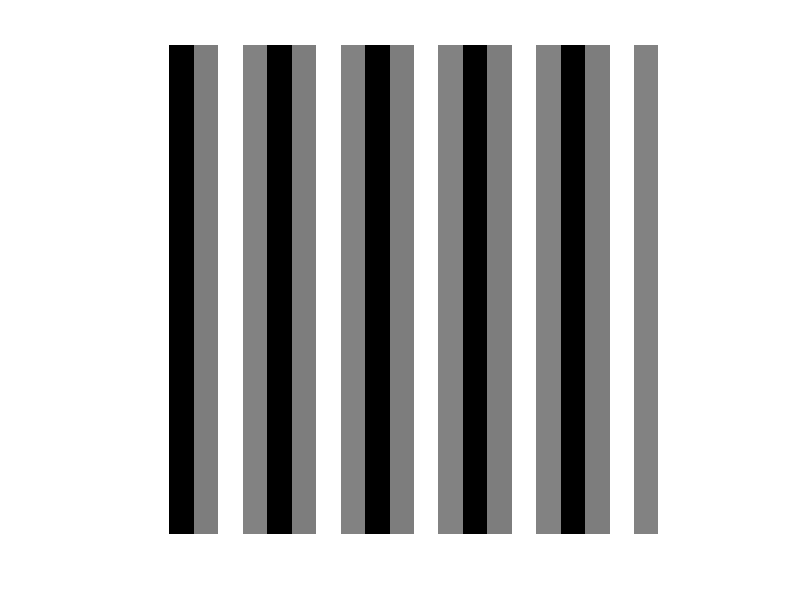
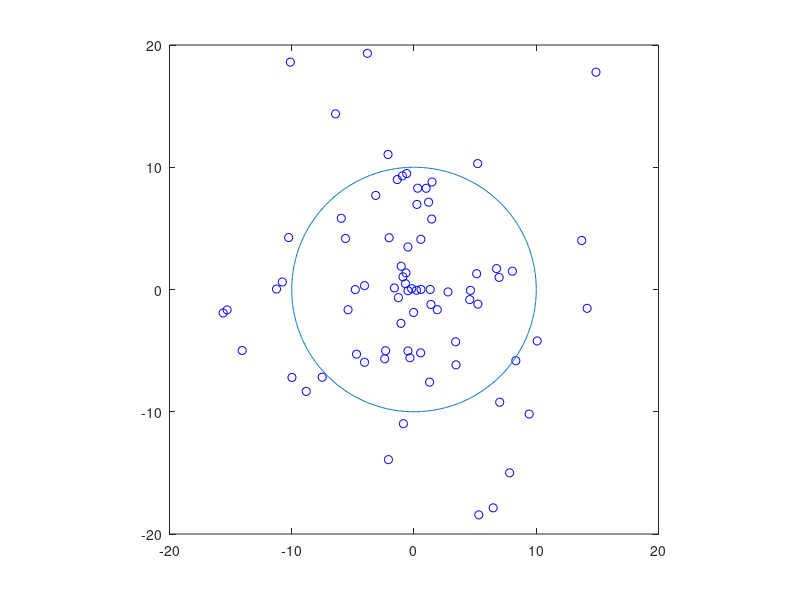

The MATLAB script that drew these images, in order:
clear
width=20;   Phase=pi/2*2;
length=width;
I_sin=zeros(width,length);
lamda=fix(width/5);
tx=1:width;
y=(sin(2*pi/lamda*tx+Phase)+1)/2;
for i=1:width
    I_sin(:,i)=y;
end
figure(1)
imshow(I_sin')
I_sin

%%
figure(2)
N=80;
M=[N,1];
delt=10;
r=normrnd(0,delt,M);
P_phase=rand(M)*2*pi;
X_p=r.*sin(P_phase);Y_p=r.*cos(P_phase);
plot(X_p,Y_p,'bo')

hold on
tt=0:0.01:2*pi;
plot(delt*sin(tt)/1,delt*cos(tt)/1)
axis([-10,10,-10,10]*2)
axis equal
hold off